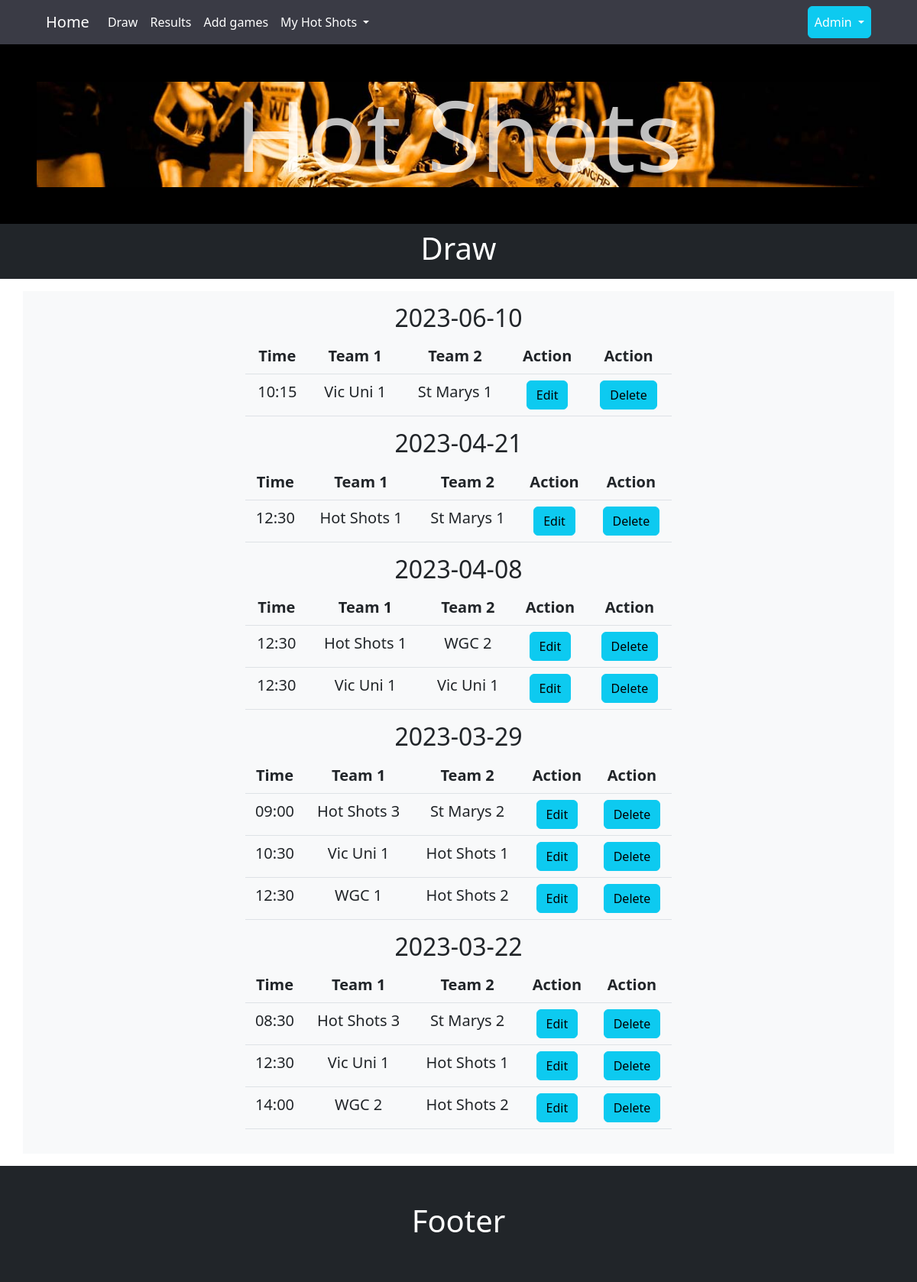
The page /draw on the database as committed earlier.
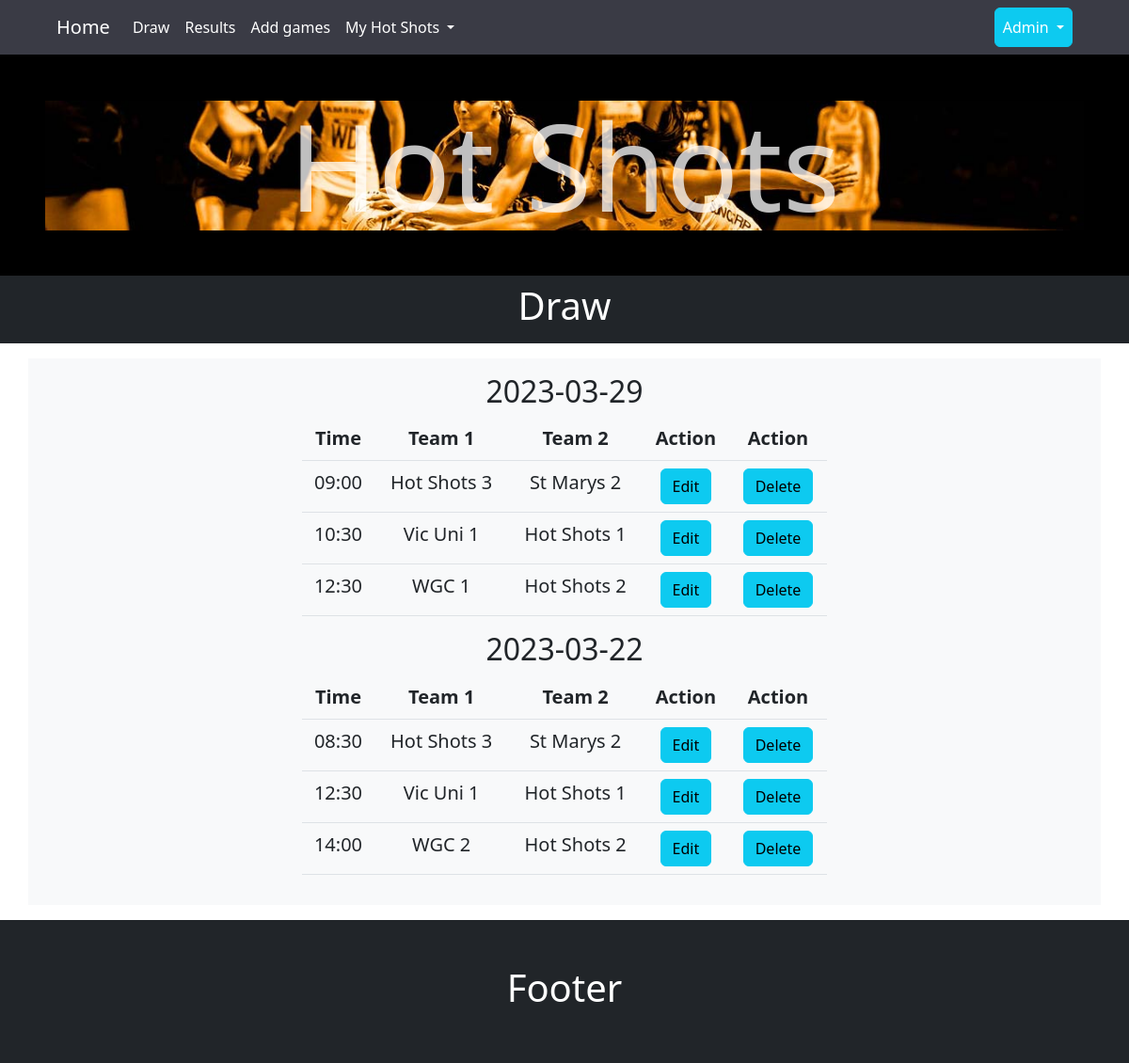
The same page on the database as committed later.
### tables this page shows
CREATE TABLE draw
(
    draw_id   integer primary key autoincrement,
    draw_date date    not null,
    team_1    integer not null,
    score_1   integer,
    team_2    integer not null,
    score_2   integer,
    foreign key (team_1) references team (team_id),
    foreign key (team_2) references team (team_id),
    unique(draw_date,team_1,team_2)
);

CREATE TABLE team(
    team_id integer primary key autoincrement ,
    team_name text not null unique
);

### server.py (the view)
@app.route('/draw')
def draw():
    sql = """ select d.draw_id as "game_id",
    strftime('%Y-%m-%d ', d.draw_date) as "Date",
    strftime('%H:%M', d.draw_date) as "Time",
    b.team_name as "team_1",
    c.team_name as "team_2"
    from draw d
    join team b on  d.team_1 = b.team_id
    join team c on  d.team_2 = c.team_id
    order by Date desc, Time asc"""
    draw = run_search_query_tuples(sql, (), db_path, True)
    return render_template("draw.html", games=draw)

### db_functions.py (called while the page is built)
def run_search_query_tuples(sql_query,values_tuple, file_path, rowfactory=False):
    result = None
    try:
        db = sqlite3.connect(file_path)
        if rowfactory:
            db.row_factory = sqlite3.Row
        cursor = db.cursor()
        cursor.execute(sql_query,values_tuple)
        result = cursor.fetchall()
        cursor.close()
    except sqlite3.Error as error:
        print("Error running search query tuples: {}".format(error))
        return None
    db.close()
    if result is None:
        print("No search values were found")
    return result

### templates/draw.html (shortened to what this page needs)
{% extends "layout.html" %}
{%  block banner %}src="{{ url_for('static',filename='images/banner_netball_1_slice.jpg') }}{% endblock %}
{% block heading %} Draw {% endblock %}
{% block content %}
<div class="container-lg bg-light my-3 py-3">
{% set ns=namespace(drawdate = "") %}
{% for row in games %}
    {% if loop.index0 == 0 %}
        {% set ns.drawdate=row['Date'] %}
        <h2 class="text-center">{{ns.drawdate}}</h2>
        <table class="table  mx-auto text-center">
        <thead>
        <tr><th>Time</th><th>Team 1</th><th>Team 2</th><th> Action</th><th> Action</th></tr>
        </thead>
    {% endif %}
    {% if ns.drawdate != row['Date'] %}
        {% set ns.drawdate=row['Date'] %}
        </table>
        <h2 class="text-center">{{ns.drawdate}}</h2>
        <table class="table  mx-auto text-center">
        <thead>
        <tr><th>Time</th><th>Team 1</th><th>Team 2</th> <th> Action</th><th> Action</th></tr>
        </thead>
    {% endif %}
    <tr><td>{{ row['Time'] }}</td><td> {{ row['team_1'] }}</td><td>{{ row['team_2'] }}</td>
    <td> <a class="btn btn-info" href="{{ url_for('addgame' , id=row['game_id'] ) }}" role="button">Edit</a>
    </td><td>
        <form action="{{ url_for('addgame', id=row['game_id'], task='delete' ) }}" method="POST">
         <button type="submit" class="btn btn-info">Delete</button>
        </form>
    </td>
    </tr>
{% endfor %}
</table>
    </div>
{% endblock %}

### templates/layout.html (shortened to what this page needs)
<!DOCTYPE html>
<html lang="en">
<head>
<link href="https://cdn.jsdelivr.net/npm/bootstrap@5.2.3/dist/css/bootstrap.min.css" rel="stylesheet">
<link rel="stylesheet" type="text/css" href="{{ url_for('static', filename='styles/netball_styles.css') }}">
</head>
<body>
 <nav class="navbar navbar-expand-sm px-lg-5" >
  <div class="container-fluid">
    <a class="navbar-brand" href="{{ url_for('index') }}">Home</a>
    <div class="collapse navbar-collapse" id="mynavbar">
      <ul class="navbar-nav me-auto">
        <li class="nav-item">
          <a class="nav-link" href = "{{ url_for('draw') }}"> Draw</a>
        </li>
        <li class="nav-item">
          <a class="nav-link" href = "{{ url_for('results') }}"> Results</a>
        </li>
        <li class="nav-item">
          <a class="nav-link" href="{{ url_for('addgame') }}">Add games</a>
        </li>
       <li class="nav-item dropdown">
          <a class="nav-link dropdown-toggle" href="#" id="navbarDropdownMenuLink" role="button" data-bs-toggle="dropdown" aria-expanded="false">
            My Hot Shots
          </a>
        </li>
      </ul>
      <div class="d-flex nav-item">
          <ul class="navbar-nav me-auto">
                <li class="nav-item dropdown">
          <a class="nav-link dropdown-toggle btn btn-info" href="#" id="navbarDropdownMenuEnd" role="button" data-bs-toggle="dropdown" aria-expanded="false">
            Admin
          </a>
        </li>
              </ul>
      </div>
    </div>
  </div>
</nav>
 {% set banner = 'banner_netball_1_slice.jpg' %}
 <div class="container-fluid bg-black m-0 p-5 position-relative">
    <img class="img-fluid mx-auto d-block"
         {% block banner %}src="{{ url_for('static',filename='images/'+banner) }}{% endblock %}"
         alt="Banner image">
<div class="text-center overlay">Hot Shots</div>
</div>
 <div class="container-fluid bg-dark text-center p-2 fs-1"> <h1>{% block heading %} Home {% endblock %}</h1></div>
{% block content %}
 {% endblock %}
<footer class="bg-dark p-5">
    <h1 class="text-center">Footer</h1>
</footer>
</body>
</html>

### static/styles/netball_styles.css (style rules this page uses)
:root { --main-bg-color: rgb(193, 206, 218); --main-bg-color-grad: rgb(200, 210, 228); --titles: rgb(237,46,46); --titles-trans: rgba(215, 101, 22, 0.5); --deepdark: rgb(58, 59, 69); --deepblue-trans: rgba(24, 30, 65, 0.7); }
body { font-size: 100%; }
h1 { color:white; }
.overlay { position:absolute; width:100%; top:50%; left:50%; color:rgba(255,255,255,0.75); font-size: 8em; transform: translate(-50%,-50%); }
.table { font-size: 1.25em; }
.navbar { background-color: var(--deepdark); border-bottom: 1px solid black; }
.navbar-brand { color:white; }
.nav-link { font-size: 1em; color:white; }

### templates/draw.html (style rules this page uses)
.table { width:50%; }

Rows that differ between the two databases and show on the page:
removed draw: drawdate "2023-06-10", Time "10:15", team_1 "Vic Uni 1", team_2 "St Marys 1"
removed draw: drawdate "2023-04-21", Time "12:30", team_1 "Hot Shots 1", team_2 "St Marys 1"
removed draw: drawdate "2023-04-08", Time "12:30", team_1 "Hot Shots 1", team_2 "WGC 2"
removed draw: Time "12:30", team_1 "Vic Uni 1", team_2 "Vic Uni 1"
